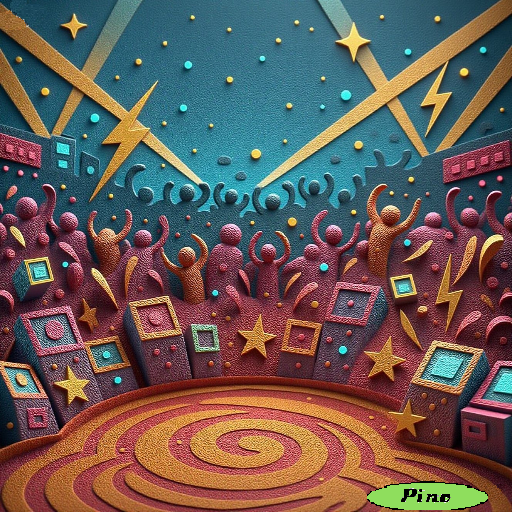
#> input picture Arena.png, 512 x 512 px; the run also reads 1 picture not shown here
$ python shinemask.py
#> lines starting #> are read from the running program, lines starting #| are printed output that depends on the picture; after the words box and inside, x2 and y2 are one past the last pixel; in counts of white or black regions, pixels touching at a corner belong together
from PIL import Image, ImageDraw
import math, random

# === PARAMETRI ===
W, H = 512, 512
frames = 200
fps = 25
sparkle_on = fps * 1      # 1 secondo acceso
sparkle_off_min = fps * 2 # 2 secondi spento
sparkle_off_max = fps * 3 # fino a 3 secondi spento
num_sparkles = 20          # quante stelline nella mask
background_path = "Arena.png"
mask_path = "Arenamask.png"

# Carica immagini
bg = Image.open(background_path).convert("RGBA").resize((W,H))
#> bg is the input picture: PIL image 512x512 RGBA; mean R, G, B, A 103.6, 89.7, 85.2, 255
mask = Image.open(mask_path).convert("L").resize((W,H))
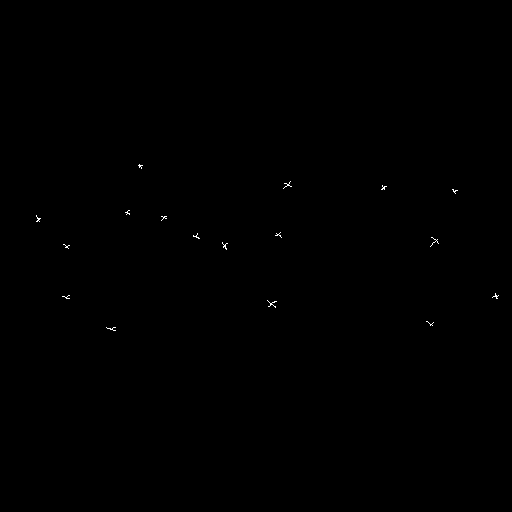
#> mask: PIL image 512x512 L; values 0 (black) and 235 (white), 0.09% white in thin lines or dots, all inside (x1, y1, x2, y2) = (36, 164, 499, 331)

# Prendi tutti i pixel bianchi della maschera
mask_pixels = [(x,y) for y in range(H) for x in range(W) if mask.getpixel((x,y)) > 200]
#> mask_pixels = 230 pairs, first value 36 to 498, second value 164 to 330

# Scegli punti random dentro la mask
sparkle_points = random.sample(mask_pixels, min(num_sparkles, len(mask_pixels)))
#> sparkle_points = [(113, 327), (275, 235), (271, 303), (113, 330), (280, 236), (141, 168), (162, 216), (432, 243), (433, 242), (193, 236), (268, 306), (431, 324), (163, 218), (437, 241), (276, 233), (65, 247), (114, 330), (125, 212), (227, 243), (382, 188)]

# Ogni punto ha un proprio ciclo (on + off)
cycles = []
for _ in sparkle_points:
    off_time = random.randint(sparkle_off_min, sparkle_off_max)
    cycle_length = sparkle_on + off_time
    start_offset = random.randint(0, cycle_length-1)
    cycles.append((cycle_length, start_offset))
#> this loop made 20 passes
#> (off_time, cycle_length, start_offset) on passes 1 to 12: (59, 84, 17), (74, 99, 12), (69, 94, 32), (67, 92, 90), (75, 100, 77), (54, 79, 39), (53, 78, 9), (71, 96, 42), (65, 90, 71), (53, 78, 45), (63, 88, 40), (69, 94, 81)
#> after the loop, cycles = [(84, 17), (99, 12), (94, 32), (92, 90), (100, 77), (79, 39), (78, 9), (96, 42), (90, 71), (78, 45), (88, 40), (94, 81), (81, 70), (90, 56), (91, 33), (76, 70), (75, 11), (98, 51), (97, 85), (95, 0)]

frames_list = []

for f in range(frames):
    frame = bg.copy()
    layer = Image.new("RGBA", (W,H), (0,0,0,0))
    draw = ImageDraw.Draw(layer)

    for idx, (x, y) in enumerate(sparkle_points):
        cycle_length, offset = cycles[idx]
        phase = (f + offset) % cycle_length

        if phase < sparkle_on:  # fase accesa
            t = phase / sparkle_on
            size = 5 + int(2 * math.sin(math.pi * t))   # piccolo luccichio
            alpha = int(255 * math.sin(math.pi * t))    # fade-in/out

            # disegna stellina a croce
            draw.line((x-size, y, x+size, y), fill=(255,255,255,alpha), width=1)
            draw.line((x, y-size, x, y+size), fill=(255,255,255,alpha), width=1)

    frame = Image.alpha_composite(frame, layer)
    frames_list.append(frame)
#> after the loop, frames_list = 200 items

# salva WebP animato
frames_list[0].save(
    "luccichio_mask.webp",
    save_all=True,
    append_images=frames_list[1:],
    duration=int(1000/fps),
    loop=0,
    lossless=True
)

print("✅ WebP animato con luccichii brevi e pause generato!")
